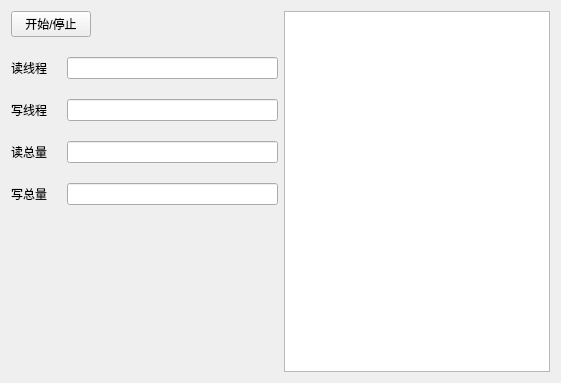
<?xml version="1.0" encoding="UTF-8"?>
<ui version="4.0">
 <class>SeventhWizardPage</class>
 <widget class="QWizardPage" name="SeventhWizardPage">
  <property name="geometry">
   <rect>
    <x>0</x>
    <y>0</y>
    <width>561</width>
    <height>383</height>
   </rect>
  </property>
  <property name="minimumSize">
   <size>
    <width>561</width>
    <height>383</height>
   </size>
  </property>
  <property name="maximumSize">
   <size>
    <width>561</width>
    <height>383</height>
   </size>
  </property>
  <property name="windowTitle">
   <string>WizardPage</string>
  </property>
  <layout class="QHBoxLayout" name="horizontalLayout_6">
   <item>
    <layout class="QVBoxLayout" name="verticalLayout">
     <property name="spacing">
      <number>20</number>
     </property>
     <item>
      <layout class="QHBoxLayout" name="horizontalLayout">
       <item>
        <widget class="QPushButton" name="pushButtonStartStop">
         <property name="sizePolicy">
          <sizepolicy hsizetype="Minimum" vsizetype="Fixed">
           <horstretch>0</horstretch>
           <verstretch>0</verstretch>
          </sizepolicy>
         </property>
         <property name="text">
          <string>开始/停止</string>
         </property>
         <property name="autoDefault">
          <bool>true</bool>
         </property>
         <property name="default">
          <bool>false</bool>
         </property>
         <property name="flat">
          <bool>false</bool>
         </property>
        </widget>
       </item>
       <item>
        <spacer name="horizontalSpacer_2">
         <property name="orientation">
          <enum>Qt::Horizontal</enum>
         </property>
         <property name="sizeHint" stdset="0">
          <size>
           <width>40</width>
           <height>20</height>
          </size>
         </property>
        </spacer>
       </item>
      </layout>
     </item>
     <item>
      <layout class="QHBoxLayout" name="horizontalLayout_2">
       <item>
        <widget class="QLabel" name="label">
         <property name="text">
          <string>读线程</string>
         </property>
        </widget>
       </item>
       <item>
        <widget class="QLineEdit" name="lineEditReadThread">
         <property name="readOnly">
          <bool>true</bool>
         </property>
        </widget>
       </item>
      </layout>
     </item>
     <item>
      <layout class="QHBoxLayout" name="horizontalLayout_3">
       <item>
        <widget class="QLabel" name="label_2">
         <property name="text">
          <string>写线程</string>
         </property>
        </widget>
       </item>
       <item>
        <widget class="QLineEdit" name="lineEditWriteThread">
         <property name="readOnly">
          <bool>true</bool>
         </property>
        </widget>
       </item>
      </layout>
     </item>
     <item>
      <layout class="QHBoxLayout" name="horizontalLayout_4">
       <item>
        <widget class="QLabel" name="label_3">
         <property name="text">
          <string>读总量</string>
         </property>
        </widget>
       </item>
       <item>
        <widget class="QLineEdit" name="lineEditReadSum">
         <property name="readOnly">
          <bool>true</bool>
         </property>
        </widget>
       </item>
      </layout>
     </item>
     <item>
      <layout class="QHBoxLayout" name="horizontalLayout_5">
       <item>
        <widget class="QLabel" name="label_4">
         <property name="text">
          <string>写总量</string>
         </property>
        </widget>
       </item>
       <item>
        <widget class="QLineEdit" name="lineEditWriteSum">
         <property name="readOnly">
          <bool>true</bool>
         </property>
        </widget>
       </item>
      </layout>
     </item>
     <item>
      <spacer name="verticalSpacer">
       <property name="orientation">
        <enum>Qt::Vertical</enum>
       </property>
       <property name="sizeHint" stdset="0">
        <size>
         <width>20</width>
         <height>40</height>
        </size>
       </property>
      </spacer>
     </item>
    </layout>
   </item>
   <item>
    <widget class="QTextEdit" name="textEdit"/>
   </item>
  </layout>
 </widget>
 <resources/>
 <connections/>
</ui>
